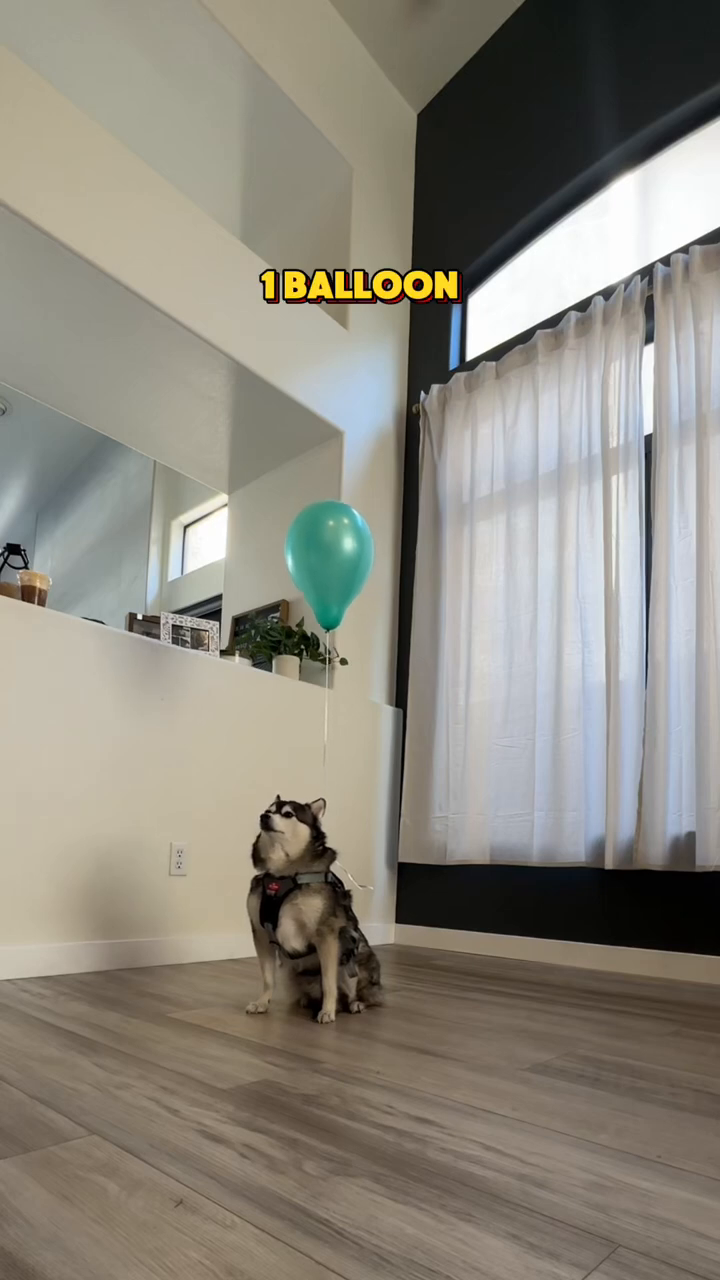
#> input picture frame 34 of balloons .mp4, 720 x 1280 px
$ jupyter execute --allow-errors main.ipynb
#> lines starting #> are read from the running program, lines starting #| are printed output that depends on the picture; after the words box and inside, x2 and y2 are one past the last pixel; in counts of white or black regions, pixels touching at a corner belong together
# Object detection by OpenCV library

## Install OpenCV library

## Disblay image

[cell 1]
import cv2

img = cv2.imread("Cat.jpg")
cv2.imshow("Cat", img)

cv2.waitKey(0)
cv2.destroyAllWindows()

To convert BGR to RGB, we us a function:

[cell 2]
import cv2

img = cv2.imread("Cat.jpg")
#> (the rest of this cell did not finish here and is left out)

[cell 3]
import cv2

# Load classifiers
cat_face = cv2.CascadeClassifier("haarcascade_frontalface_default.xml")
eye_cascade = cv2.CascadeClassifier("haarcascade_eye.xml")

# Read image
img = cv2.imread("Cat.jpg")

#> (the rest of this cell did not finish here and is left out)

[cell 4]
import cv2
import numpy as np

cap = cv2.VideoCapture("balloons .mp4")

if not cap.isOpened():
    print("Video not found!")
    exit()

lower_blue = np.array([100, 100, 100])
upper_blue = np.array([130, 255, 255])

while cap.isOpened():
    ret, frame = cap.read()
#> frame is the input picture: shape (1280, 720, 3); mean B, G, R 125.2, 135.9, 140.2

    if not ret:
        print("Video finished.")
        break

    hsv = cv2.cvtColor(frame, cv2.COLOR_BGR2HSV)
#> hsv: shape (1280, 720, 3); mean H, S, V 38.6, 43, 143.2
    mask = cv2.inRange(hsv, lower_blue, upper_blue)
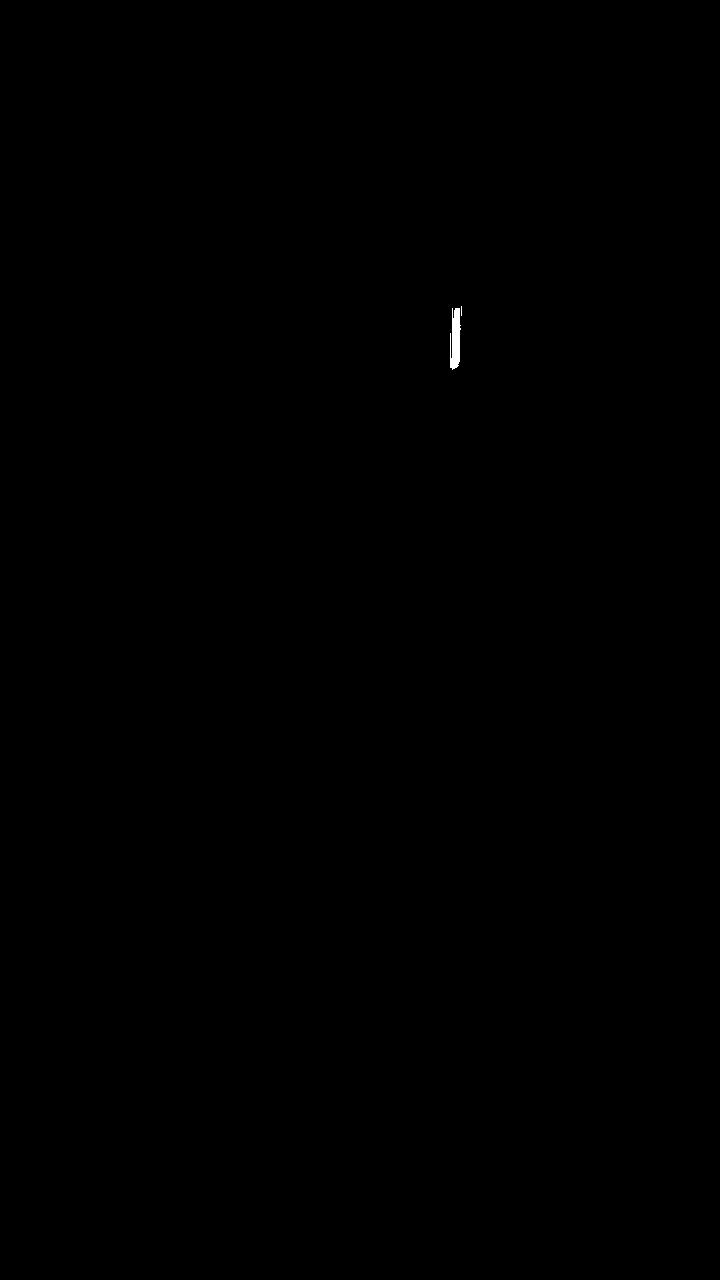
#> mask: shape (1280, 720); 0.06% white; 2 white regions (1 under 20 px)

    contours, _ = cv2.findContours(mask, cv2.RETR_EXTERNAL, cv2.CHAIN_APPROX_SIMPLE)
#> contours = 2 contours, 1 with area under 20; largest, box (x1, y1, x2, y2) and area: (450, 308, 461, 370) 410

    if contours:
        largest_contour = max(contours, key=cv2.contourArea)
#> largest_contour = contour of 32 points, box (x1, y1, x2, y2) (450, 308, 461, 370), area 410
        x, y, w, h = cv2.boundingRect(largest_contour)
#> x = 450; y = 308; w = 11; h = 62

        cv2.rectangle(frame, (x, y), (x+w, y+h), (255, 0, 0), 2)
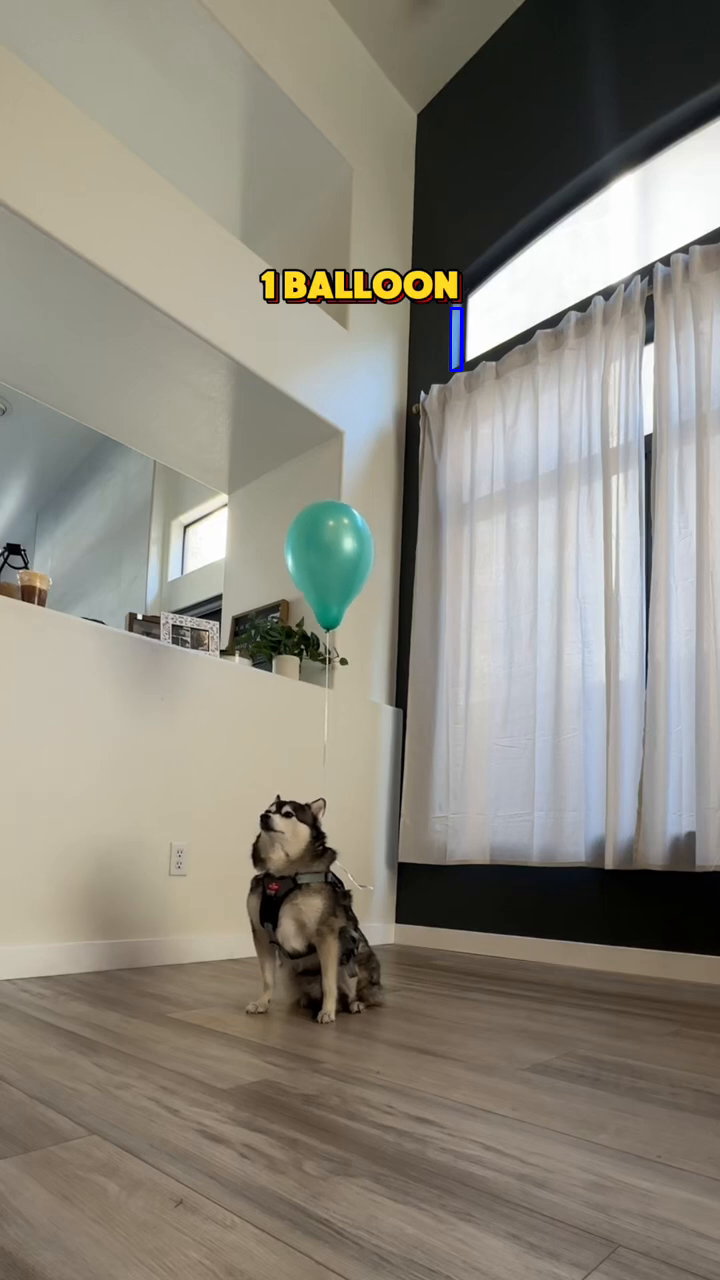
#> frame: shape (1280, 720, 3); 0.05% of pixels changed, all inside (x1, y1, x2, y2) = (449, 307, 463, 372)

    cv2.imshow("Object Tracking", frame)

    if cv2.waitKey(30) & 0xFF == ord('q'):
#> (key q is pressed here)
        break

cap.release()
cv2.destroyAllWindows()

$ run again, starting later in the video
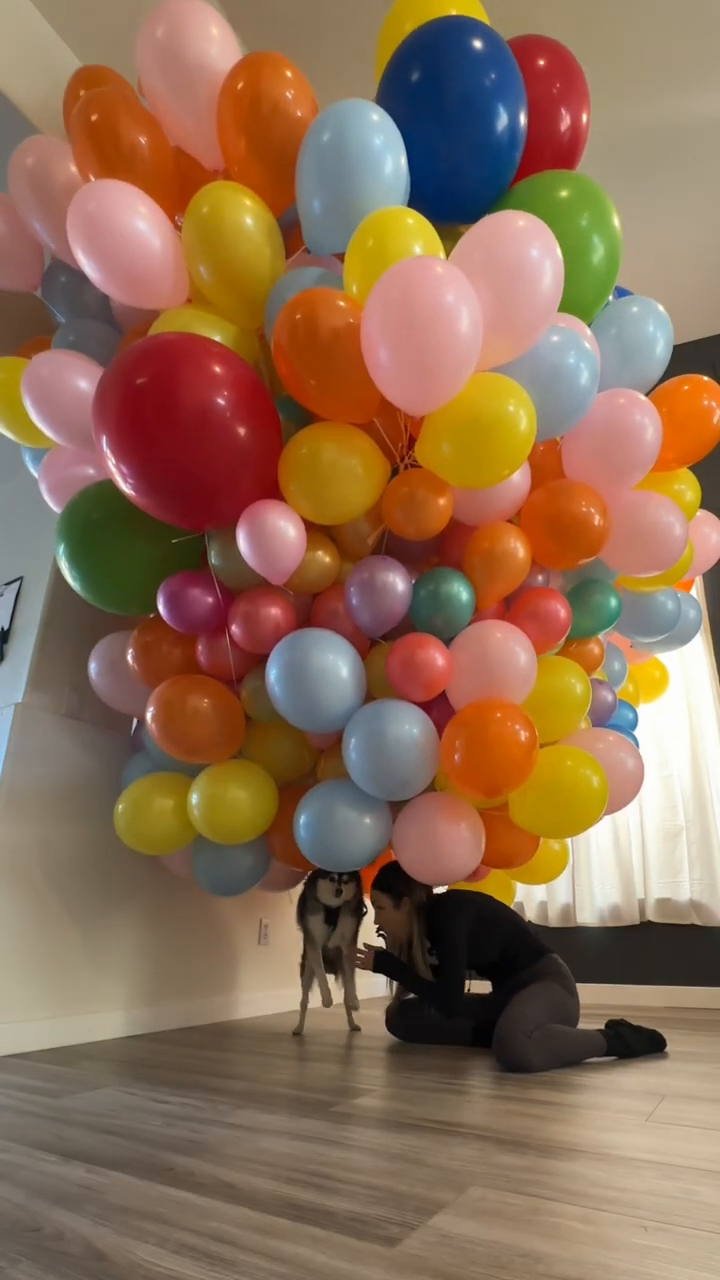
#> input picture frame 272 of balloons .mp4, 720 x 1280 px
#> frame is the input picture: shape (1280, 720, 3); mean B, G, R 83.8, 109.7, 141.7
#> hsv: shape (1280, 720, 3); mean H, S, V 35.5, 114.1, 145.7
#> `mask = cv2.inRange(hsv, lower_blue, upper_blue)`:
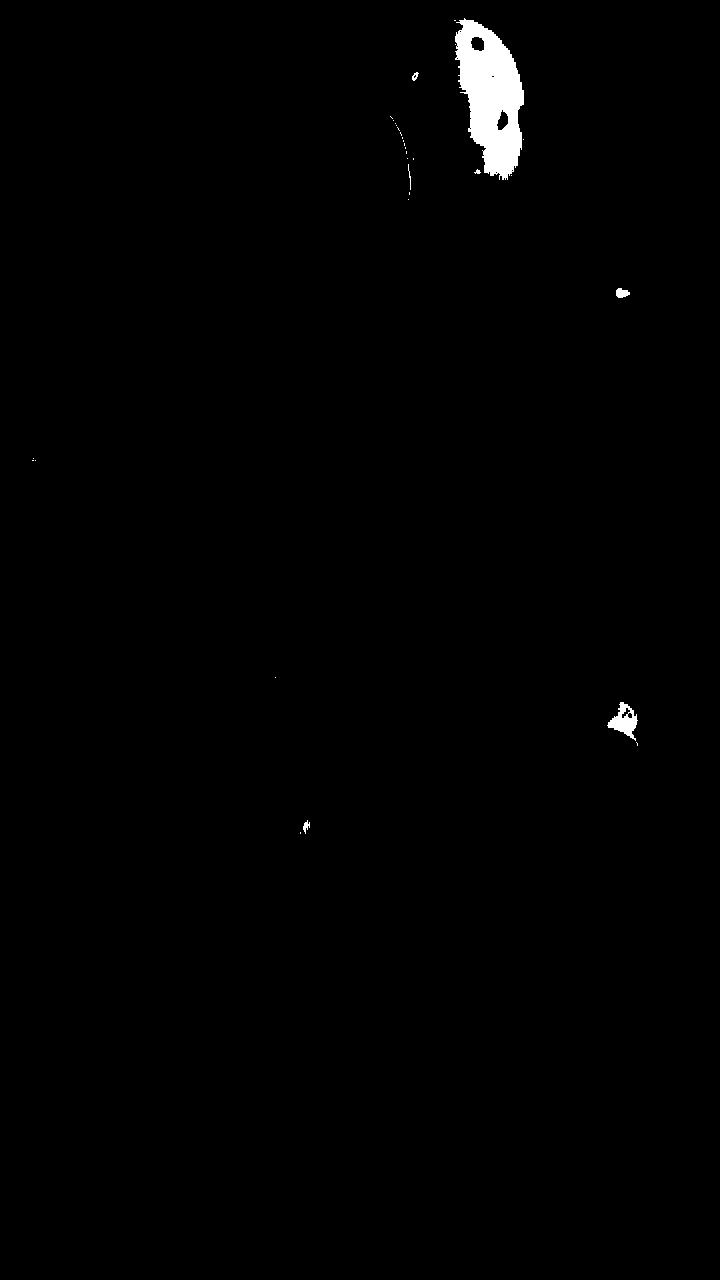
#> mask: shape (1280, 720); 0.85% white; 32 white regions (25 under 20 px)
#> contours = 32 contours, 27 with area under 20; largest, box (x1, y1, x2, y2) and area: (455, 18, 524, 180) 7018, (607, 702, 638, 741) 543, (616, 288, 630, 298) 82, (303, 820, 310, 834) 28, (412, 72, 419, 81) 28
#> largest_contour = contour of 263 points, box (x1, y1, x2, y2) (455, 18, 524, 180), area 7018
#> x = 455; y = 18; w = 69; h = 162
#> `cv2.rectangle(frame, (x, y), (x+w, y+h), (255, 0, 0), 2)`:
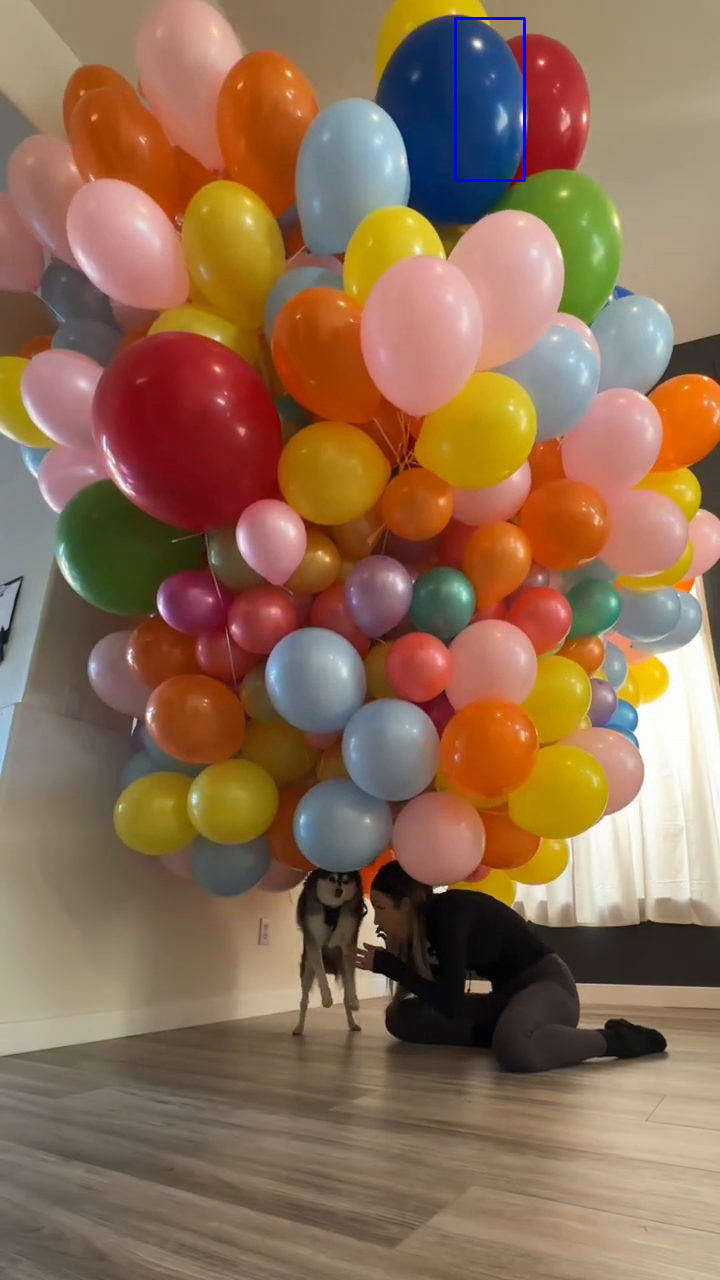
#> frame: shape (1280, 720, 3); 0.15% of pixels changed, all inside (x1, y1, x2, y2) = (454, 17, 526, 182)
